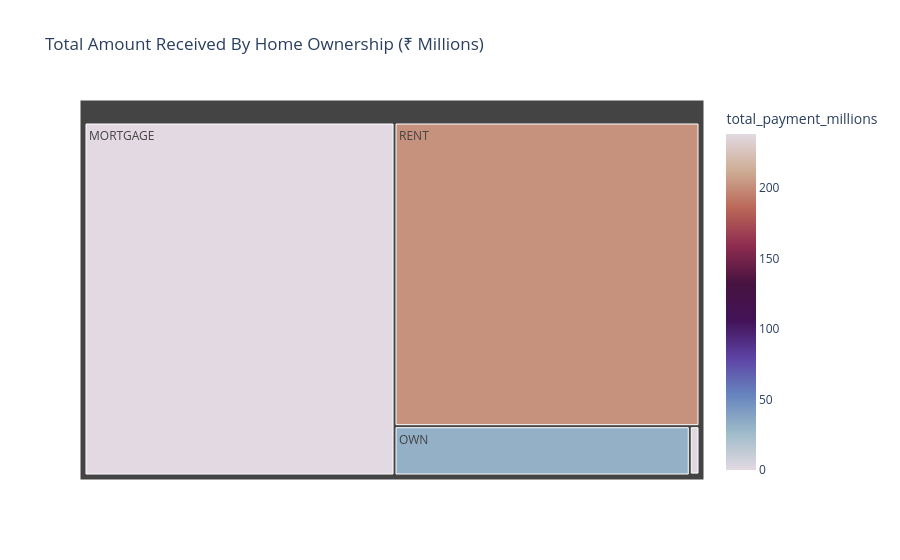

The cell this chart's notebook holds for it:
### Markdown cell above
#### Home Ownership By Total Amount Received

### Code cell
home_amnt_rcvd = df.groupby("home_ownership")['total_payment'].sum().reset_index()
home_amnt_rcvd['total_payment_millions'] = home_amnt_rcvd['total_payment']/1000000
fig = px.treemap(
    home_amnt_rcvd,
    path = ["home_ownership"],
    values = 'total_payment_millions',
    color = 'total_payment_millions',
    color_continuous_scale= 'twilight',
    title= "Total Amount Received By Home Ownership (₹ Millions)" 
)
fig.show()

### Figure 1 — Plotly figure (JSON) as saved in the notebook; plotly's stock layout.template omitted (floating-point values rounded to 4 significant figures)
{"data": [{"branchvalues": "total", "customdata": [[238.5], [0.01905], [1.025], [31.73], [201.8]], "domain": {"x": [0, 1], "y": [0, 1]}, "hovertemplate": "labels=%{label}<br>total_payment_millions_sum=%{value}<br>parent=%{parent}<br>id=%{id}<br>total_payment_millions=%{color}<extra></extra>", "ids": ["MORTGAGE", "NONE", "OTHER", "OWN", "RENT"], "labels": ["MORTGAGE", "NONE", "OTHER", "OWN", "RENT"], "marker": {"coloraxis": "coloraxis", "colors": [238.5, 0.01905, 1.025, 31.73, 201.8]}, "name": "", "parents": ["", "", "", "", ""], "type": "treemap", "values": [238.5, 0.01905, 1.025, 31.73, 201.8]}], "layout": {"coloraxis": {"colorbar": {"title": {"text": "total_payment_millions"}}, "colorscale": [[0, "#e2d9e2"], [0.1111, "#9ebbc9"], [0.2222, "#6785be"], [0.3333, "#5e43a5"], [0.4444, "#421257"], [0.5556, "#471340"], [0.6667, "#8e2c50"], [0.7778, "#ba6657"], [0.8889, "#ceac94"], [1, "#e2d9e2"]]}, "legend": {"tracegroupgap": 0}, "title": {"text": "Total Amount Received By Home Ownership (₹ Millions)"}}}
